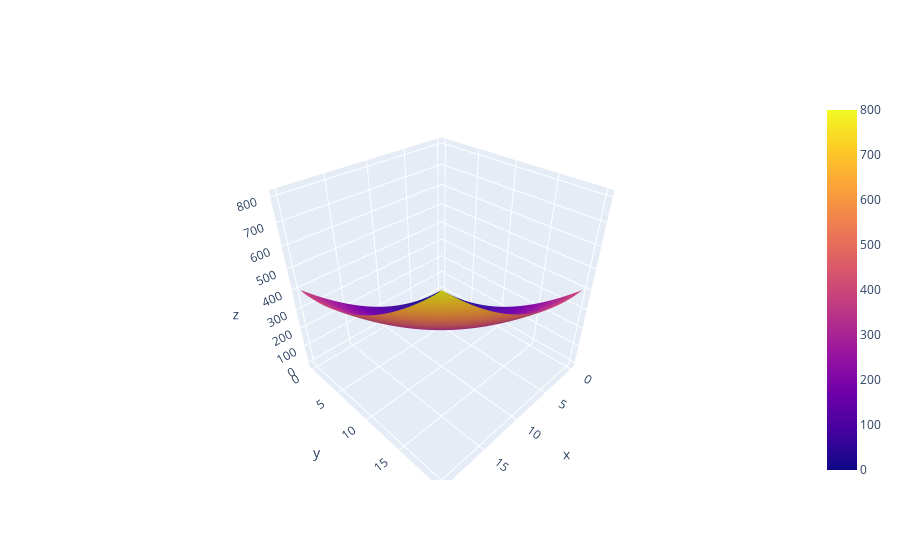

Write notebook code for a chart like this one.
### Markdown cell above
И рассмотрим на кусочке эллиптического параболоида:

### Code cell
explicit_testing(
    eq = lambda x, t: (t ** 2) + (x ** 2),
    borders = [20, 20], 
    partition = [100, 100], 
    kappa = 0.01
)
